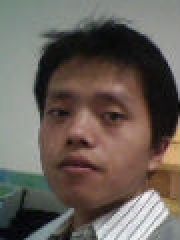
%> input picture CHT/CH02/3.jpg, 90 x 120 px (shown 2 times larger)
$ octave fig10.m   (GNU Octave 9; MATLAB toolbox functions it lacks are replaced by stand-ins)
%> lines starting %> are read from the running program, lines starting %| are printed output that depends on the picture; in (x1, y1, x2, y2) boxes, pixels count from 0 and x2, y2 are one past the last pixel; in counts of white or black regions, pixels touching at a corner belong together; the program's own positions count from 1
clc; clear all;
IM = imread('3.jpg'); BW=im2bw(IM);
%> further down, IM is the input picture: size 120x90x3 uint8; mean R, G, B 104.4, 95.6, 88.7
%> after `BW=im2bw(IM)`:
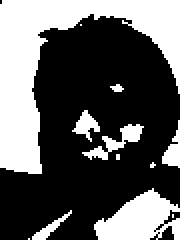
%> BW: size 120x90 logical (shown 2 times larger); 36.7% white; 12 white regions (6 under 20 px), largest, box (x1, y1, x2, y2) and area: (0, 0, 90, 87) 2781, (47, 94, 90, 120) 686, (41, 62, 72, 80) 178, (81, 60, 90, 84) 106, (36, 55, 50, 71) 101, (16, 105, 36, 120) 78
BW1 = bwulterode(BW,'euclidean',8);
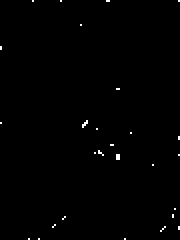
%> BW1: size 120x90 logical (shown 2 times larger); 0.47% white in thin lines or dots
BW2 = bwulterode(BW,'cityblock',8);
BW3 = bwulterode(BW,'chessboard',8);
BW4 = bwulterode(BW,'quasi-euclidean',8);
BW5 = bwulterode(BW,'euclidean',4);
BW6 = bwulterode(BW,'cityblock',4);
BW7 = bwulterode(BW,'chessboard',4);
BW8 = bwulterode(BW,'quasi-euclidean',4);
BW9 = IM;
figure
subplot(3,3,1),imshow(BW1);title('euclidean, conn=8');
subplot(3,3,2),imshow(BW2);title('cityblock, conn=8');
subplot(3,3,3),imshow(BW3);title('chessboard, conn=8');
subplot(3,3,4),imshow(BW4);title('quasi-euclidean, conn=8');
subplot(3,3,5),imshow(BW5);title('euclidean, conn=4');
subplot(3,3,6),imshow(BW6);title('cityblock, conn=4');
subplot(3,3,7),imshow(BW7);title('chessboard, conn=4');
subplot(3,3,8),imshow(BW8);title('quasi-euclidean, conn=4');
subplot(3,3,9),imshow(BW9);title('original');
